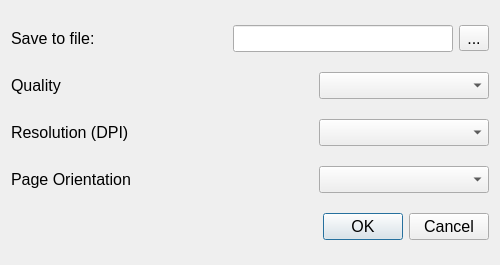
<?xml version="1.0" encoding="UTF-8"?>
<ui version="4.0">
 <class>DialogExportPDF</class>
 <widget class="QDialog" name="DialogExportPDF">
  <property name="geometry">
   <rect>
    <x>0</x>
    <y>0</y>
    <width>500</width>
    <height>265</height>
   </rect>
  </property>
  <property name="minimumSize">
   <size>
    <width>500</width>
    <height>220</height>
   </size>
  </property>
  <property name="maximumSize">
   <size>
    <width>700</width>
    <height>500</height>
   </size>
  </property>
  <property name="windowTitle">
   <string>Export to PDF</string>
  </property>
  <layout class="QGridLayout" name="gridLayout">
   <item row="3" column="0">
    <layout class="QHBoxLayout" name="horizontalLayout_24">
     <item>
      <widget class="QLabel" name="label_23">
       <property name="font">
        <font>
         <pointsize>12</pointsize>
        </font>
       </property>
       <property name="text">
        <string>Page Orientation</string>
       </property>
      </widget>
     </item>
     <item>
      <spacer name="horizontalSpacer_23">
       <property name="font">
        <font>
         <family>DejaVu Sans</family>
         <pointsize>12</pointsize>
        </font>
       </property>
       <property name="orientation">
        <enum>Qt::Horizontal</enum>
       </property>
       <property name="sizeHint" stdset="0">
        <size>
         <width>98</width>
         <height>20</height>
        </size>
       </property>
      </spacer>
     </item>
     <item>
      <widget class="QComboBox" name="orientationSelect">
       <property name="sizePolicy">
        <sizepolicy hsizetype="Fixed" vsizetype="Fixed">
         <horstretch>0</horstretch>
         <verstretch>0</verstretch>
        </sizepolicy>
       </property>
       <property name="minimumSize">
        <size>
         <width>170</width>
         <height>0</height>
        </size>
       </property>
       <property name="font">
        <font>
         <pointsize>12</pointsize>
        </font>
       </property>
       <property name="toolTip">
        <string>&lt;!DOCTYPE HTML PUBLIC &quot;-//W3C//DTD HTML 4.0//EN&quot; &quot;http://www.w3.org/TR/REC-html40/strict.dtd&quot;&gt;
&lt;html&gt;&lt;head&gt;&lt;meta name=&quot;qrichtext&quot; content=&quot;1&quot; /&gt;&lt;style type=&quot;text/css&quot;&gt;
p, li { white-space: pre-wrap; }
&lt;/style&gt;&lt;/head&gt;&lt;body style=&quot; font-family:'Ubuntu'; font-size:11pt; font-weight:400; font-style:normal;&quot;&gt;
&lt;p style=&quot; margin-top:0px; margin-bottom:0px; margin-left:0px; margin-right:0px; -qt-block-indent:0; text-indent:0px;&quot;&gt;&lt;span style=&quot; font-family:'Sans Serif'; font-size:10pt; font-weight:600;&quot;&gt;Page Orientation&lt;/span&gt;&lt;/p&gt;
&lt;p style=&quot;-qt-paragraph-type:empty; margin-top:0px; margin-bottom:0px; margin-left:0px; margin-right:0px; -qt-block-indent:0; text-indent:0px; font-family:'Sans Serif'; font-size:10pt;&quot;&gt;&lt;br /&gt;&lt;/p&gt;
&lt;p style=&quot; margin-top:0px; margin-bottom:0px; margin-left:0px; margin-right:0px; -qt-block-indent:0; text-indent:0px;&quot;&gt;&lt;span style=&quot; font-family:'Sans Serif'; font-size:10pt;&quot;&gt;Select the page orientation in the PDF: Portrait or landscape. &lt;/span&gt;&lt;/p&gt;&lt;/body&gt;&lt;/html&gt;</string>
       </property>
      </widget>
     </item>
    </layout>
   </item>
   <item row="0" column="0">
    <layout class="QHBoxLayout" name="horizontalLayout">
     <item>
      <widget class="QLabel" name="label">
       <property name="font">
        <font>
         <pointsize>12</pointsize>
        </font>
       </property>
       <property name="text">
        <string>Save to file:</string>
       </property>
      </widget>
     </item>
     <item>
      <spacer name="horizontalSpacer">
       <property name="font">
        <font>
         <pointsize>12</pointsize>
        </font>
       </property>
       <property name="orientation">
        <enum>Qt::Horizontal</enum>
       </property>
       <property name="sizeHint" stdset="0">
        <size>
         <width>48</width>
         <height>20</height>
        </size>
       </property>
      </spacer>
     </item>
     <item>
      <widget class="QLineEdit" name="fileEdit">
       <property name="minimumSize">
        <size>
         <width>220</width>
         <height>0</height>
        </size>
       </property>
       <property name="font">
        <font>
         <pointsize>12</pointsize>
        </font>
       </property>
       <property name="toolTip">
        <string>&lt;html&gt;&lt;head/&gt;&lt;body&gt;&lt;p&gt;&lt;span style=&quot; font-weight:600;&quot;&gt;PDF filename&lt;/span&gt;&lt;/p&gt;&lt;p&gt;The path and the filename of the PDF. &lt;/p&gt;&lt;p&gt;Click the button on the right to select a new filename.&lt;/p&gt;&lt;p&gt;&lt;br/&gt;&lt;/p&gt;&lt;/body&gt;&lt;/html&gt;</string>
       </property>
       <property name="whatsThis">
        <string>&lt;html&gt;&lt;head/&gt;&lt;body&gt;&lt;p&gt;&lt;span style=&quot; font-weight:600;&quot;&gt;PDF filename&lt;/span&gt;&lt;/p&gt;&lt;p&gt;The path and the filename of the PDF. &lt;/p&gt;&lt;p&gt;Click the button on the right to select a new filename.&lt;/p&gt;&lt;p&gt;&lt;br/&gt;&lt;/p&gt;&lt;/body&gt;&lt;/html&gt;</string>
       </property>
      </widget>
     </item>
     <item>
      <widget class="QToolButton" name="fileDirSelectButton">
       <property name="font">
        <font>
         <pointsize>12</pointsize>
        </font>
       </property>
       <property name="cursor">
        <cursorShape>PointingHandCursor</cursorShape>
       </property>
       <property name="toolTip">
        <string>&lt;html&gt;&lt;head/&gt;&lt;body&gt;&lt;p&gt;&lt;span style=&quot; font-size:10pt; font-weight:600;&quot;&gt;PDF filename&lt;/span&gt;&lt;/p&gt;&lt;p&gt;&lt;span style=&quot; font-size:10pt;&quot;&gt;Click this button to select the path and the filename of the PDF. &lt;br/&gt;&lt;/span&gt;&lt;/p&gt;&lt;/body&gt;&lt;/html&gt;</string>
       </property>
       <property name="whatsThis">
        <string>&lt;html&gt;&lt;head/&gt;&lt;body&gt;&lt;p&gt;&lt;span style=&quot; font-weight:600;&quot;&gt;PDF filename&lt;/span&gt;&lt;/p&gt;&lt;p&gt;Click this button to select the path and the filename of the PDF. &lt;/p&gt;&lt;p&gt;&lt;br/&gt;&lt;/p&gt;&lt;p&gt;&lt;br/&gt;&lt;/p&gt;&lt;/body&gt;&lt;/html&gt;</string>
       </property>
       <property name="text">
        <string>...</string>
       </property>
      </widget>
     </item>
    </layout>
   </item>
   <item row="1" column="0">
    <layout class="QHBoxLayout" name="horizontalLayout_25">
     <item>
      <widget class="QLabel" name="label_24">
       <property name="font">
        <font>
         <pointsize>12</pointsize>
        </font>
       </property>
       <property name="text">
        <string>Quality</string>
       </property>
      </widget>
     </item>
     <item>
      <spacer name="horizontalSpacer_24">
       <property name="font">
        <font>
         <family>DejaVu Sans</family>
         <pointsize>12</pointsize>
        </font>
       </property>
       <property name="orientation">
        <enum>Qt::Horizontal</enum>
       </property>
       <property name="sizeHint" stdset="0">
        <size>
         <width>98</width>
         <height>20</height>
        </size>
       </property>
      </spacer>
     </item>
     <item>
      <widget class="QComboBox" name="qualitySelect">
       <property name="sizePolicy">
        <sizepolicy hsizetype="Fixed" vsizetype="Fixed">
         <horstretch>0</horstretch>
         <verstretch>0</verstretch>
        </sizepolicy>
       </property>
       <property name="minimumSize">
        <size>
         <width>170</width>
         <height>0</height>
        </size>
       </property>
       <property name="font">
        <font>
         <pointsize>12</pointsize>
        </font>
       </property>
       <property name="toolTip">
        <string>&lt;!DOCTYPE HTML PUBLIC &quot;-//W3C//DTD HTML 4.0//EN&quot; &quot;http://www.w3.org/TR/REC-html40/strict.dtd&quot;&gt;
&lt;html&gt;&lt;head&gt;&lt;meta name=&quot;qrichtext&quot; content=&quot;1&quot; /&gt;&lt;style type=&quot;text/css&quot;&gt;
p, li { white-space: pre-wrap; }
&lt;/style&gt;&lt;/head&gt;&lt;body style=&quot; font-family:'Ubuntu'; font-size:11pt; font-weight:400; font-style:normal;&quot;&gt;
&lt;p style=&quot; margin-top:0px; margin-bottom:0px; margin-left:0px; margin-right:0px; -qt-block-indent:0; text-indent:0px;&quot;&gt;&lt;span style=&quot; font-family:'Sans Serif'; font-size:10pt; font-weight:600;&quot;&gt;PDF Quality&lt;/span&gt;&lt;/p&gt;
&lt;p style=&quot;-qt-paragraph-type:empty; margin-top:0px; margin-bottom:0px; margin-left:0px; margin-right:0px; -qt-block-indent:0; text-indent:0px; font-family:'Sans Serif'; font-size:10pt;&quot;&gt;&lt;br /&gt;&lt;/p&gt;
&lt;p style=&quot; margin-top:0px; margin-bottom:0px; margin-left:0px; margin-right:0px; -qt-block-indent:0; text-indent:0px;&quot;&gt;&lt;span style=&quot; font-family:'Sans Serif'; font-size:10pt;&quot;&gt;Select the quality of the PDF. &lt;/span&gt;&lt;/p&gt;
&lt;p style=&quot;-qt-paragraph-type:empty; margin-top:0px; margin-bottom:0px; margin-left:0px; margin-right:0px; -qt-block-indent:0; text-indent:0px; font-family:'Sans Serif'; font-size:10pt;&quot;&gt;&lt;br /&gt;&lt;/p&gt;
&lt;p style=&quot; margin-top:0px; margin-bottom:0px; margin-left:0px; margin-right:0px; -qt-block-indent:0; text-indent:0px;&quot;&gt;&lt;span style=&quot; font-family:'Sans Serif'; font-size:10pt;&quot;&gt;The default value is Screen, which results in a PDF exactly like what you see on the application canvas.&lt;/span&gt;&lt;/p&gt;
&lt;p style=&quot;-qt-paragraph-type:empty; margin-top:0px; margin-bottom:0px; margin-left:0px; margin-right:0px; -qt-block-indent:0; text-indent:0px; font-family:'Sans Serif'; font-size:10pt;&quot;&gt;&lt;br /&gt;&lt;/p&gt;
&lt;p style=&quot; margin-top:0px; margin-bottom:0px; margin-left:0px; margin-right:0px; -qt-block-indent:0; text-indent:0px;&quot;&gt;&lt;span style=&quot; font-family:'Sans Serif'; font-size:10pt; text-decoration: underline;&quot;&gt;Screen&lt;/span&gt;&lt;/p&gt;
&lt;p style=&quot;-qt-paragraph-type:empty; margin-top:0px; margin-bottom:0px; margin-left:0px; margin-right:0px; -qt-block-indent:0; text-indent:0px; font-family:'Sans Serif'; font-size:10pt; font-weight:600;&quot;&gt;&lt;br /&gt;&lt;/p&gt;
&lt;p style=&quot; margin-top:0px; margin-bottom:0px; margin-left:0px; margin-right:0px; -qt-block-indent:0; text-indent:0px;&quot;&gt;&lt;span style=&quot; font-family:'Sans Serif'; font-size:10pt;&quot;&gt;Sets the resolution of the print device to the screen resolution. This has the big advantage that the results obtained when painting on the printer will match more or less exactly the visible output on the screen. It is the easiest to use, as font metrics on the screen and on the printer are the same. This is the default value.&lt;/span&gt;&lt;/p&gt;
&lt;p style=&quot;-qt-paragraph-type:empty; margin-top:0px; margin-bottom:0px; margin-left:0px; margin-right:0px; -qt-block-indent:0; text-indent:0px; font-family:'Sans Serif'; font-size:10pt;&quot;&gt;&lt;br /&gt;&lt;/p&gt;
&lt;p style=&quot; margin-top:0px; margin-bottom:0px; margin-left:0px; margin-right:0px; -qt-block-indent:0; text-indent:0px;&quot;&gt;&lt;span style=&quot; font-family:'Sans Serif'; font-size:10pt; text-decoration: underline;&quot;&gt;Print&lt;/span&gt;&lt;/p&gt;
&lt;p style=&quot;-qt-paragraph-type:empty; margin-top:0px; margin-bottom:0px; margin-left:0px; margin-right:0px; -qt-block-indent:0; text-indent:0px; font-family:'Sans Serif'; font-size:10pt;&quot;&gt;&lt;br /&gt;&lt;/p&gt;
&lt;p style=&quot; margin-top:0px; margin-bottom:0px; margin-left:0px; margin-right:0px; -qt-block-indent:0; text-indent:0px;&quot;&gt;&lt;span style=&quot; font-family:'Sans Serif'; font-size:10pt;&quot;&gt;On Windows, sets the printer resolution to that defined for the printer in use. For PDF printing, sets the resolution of the PDF driver to 1200 dpi.&lt;/span&gt;&lt;/p&gt;
&lt;p style=&quot;-qt-paragraph-type:empty; margin-top:0px; margin-bottom:0px; margin-left:0px; margin-right:0px; -qt-block-indent:0; text-indent:0px; font-family:'Sans Serif'; font-size:10pt;&quot;&gt;&lt;br /&gt;&lt;/p&gt;&lt;/body&gt;&lt;/html&gt;</string>
       </property>
      </widget>
     </item>
    </layout>
   </item>
   <item row="4" column="0">
    <widget class="QDialogButtonBox" name="buttonBox">
     <property name="font">
      <font>
       <pointsize>12</pointsize>
      </font>
     </property>
     <property name="orientation">
      <enum>Qt::Horizontal</enum>
     </property>
     <property name="standardButtons">
      <set>QDialogButtonBox::Cancel|QDialogButtonBox::Ok</set>
     </property>
    </widget>
   </item>
   <item row="2" column="0">
    <layout class="QHBoxLayout" name="horizontalLayout_22">
     <item>
      <widget class="QLabel" name="label_21">
       <property name="font">
        <font>
         <pointsize>12</pointsize>
        </font>
       </property>
       <property name="text">
        <string>Resolution (DPI)</string>
       </property>
      </widget>
     </item>
     <item>
      <spacer name="horizontalSpacer_21">
       <property name="font">
        <font>
         <family>DejaVu Sans</family>
         <pointsize>12</pointsize>
        </font>
       </property>
       <property name="orientation">
        <enum>Qt::Horizontal</enum>
       </property>
       <property name="sizeHint" stdset="0">
        <size>
         <width>98</width>
         <height>20</height>
        </size>
       </property>
      </spacer>
     </item>
     <item>
      <widget class="QComboBox" name="resolutionSelect">
       <property name="sizePolicy">
        <sizepolicy hsizetype="Fixed" vsizetype="Fixed">
         <horstretch>0</horstretch>
         <verstretch>0</verstretch>
        </sizepolicy>
       </property>
       <property name="minimumSize">
        <size>
         <width>170</width>
         <height>0</height>
        </size>
       </property>
       <property name="font">
        <font>
         <pointsize>12</pointsize>
        </font>
       </property>
       <property name="toolTip">
        <string>&lt;!DOCTYPE HTML PUBLIC &quot;-//W3C//DTD HTML 4.0//EN&quot; &quot;http://www.w3.org/TR/REC-html40/strict.dtd&quot;&gt;
&lt;html&gt;&lt;head&gt;&lt;meta name=&quot;qrichtext&quot; content=&quot;1&quot; /&gt;&lt;style type=&quot;text/css&quot;&gt;
p, li { white-space: pre-wrap; }
&lt;/style&gt;&lt;/head&gt;&lt;body style=&quot; font-family:'Ubuntu'; font-size:11pt; font-weight:400; font-style:normal;&quot;&gt;
&lt;p style=&quot; margin-top:0px; margin-bottom:0px; margin-left:0px; margin-right:0px; -qt-block-indent:0; text-indent:0px;&quot;&gt;&lt;span style=&quot; font-family:'Sans Serif'; font-size:10pt; font-weight:600;&quot;&gt;DPI&lt;/span&gt;&lt;/p&gt;
&lt;p style=&quot;-qt-paragraph-type:empty; margin-top:0px; margin-bottom:0px; margin-left:0px; margin-right:0px; -qt-block-indent:0; text-indent:0px; font-family:'Sans Serif'; font-size:10pt;&quot;&gt;&lt;br /&gt;&lt;/p&gt;
&lt;p style=&quot; margin-top:0px; margin-bottom:0px; margin-left:0px; margin-right:0px; -qt-block-indent:0; text-indent:0px;&quot;&gt;&lt;span style=&quot; font-family:'Sans Serif'; font-size:10pt;&quot;&gt;Select the PDF resolution in DPI.&lt;/span&gt;&lt;/p&gt;
&lt;p style=&quot;-qt-paragraph-type:empty; margin-top:0px; margin-bottom:0px; margin-left:0px; margin-right:0px; -qt-block-indent:0; text-indent:0px; font-family:'Sans Serif'; font-size:10pt;&quot;&gt;&lt;br /&gt;&lt;/p&gt;
&lt;p style=&quot; margin-top:0px; margin-bottom:0px; margin-left:0px; margin-right:0px; -qt-block-indent:0; text-indent:0px;&quot;&gt;&lt;span style=&quot; font-family:'Sans Serif'; font-size:10pt;&quot;&gt;The default value is 75, to match screen resolution.&lt;/span&gt;&lt;/p&gt;
&lt;p style=&quot;-qt-paragraph-type:empty; margin-top:0px; margin-bottom:0px; margin-left:0px; margin-right:0px; -qt-block-indent:0; text-indent:0px; font-family:'Sans Serif'; font-size:10pt;&quot;&gt;&lt;br /&gt;&lt;/p&gt;&lt;/body&gt;&lt;/html&gt;</string>
       </property>
      </widget>
     </item>
    </layout>
   </item>
  </layout>
 </widget>
 <resources/>
 <connections>
  <connection>
   <sender>buttonBox</sender>
   <signal>accepted()</signal>
   <receiver>DialogExportPDF</receiver>
   <slot>accept()</slot>
   <hints>
    <hint type="sourcelabel">
     <x>248</x>
     <y>254</y>
    </hint>
    <hint type="destinationlabel">
     <x>157</x>
     <y>274</y>
    </hint>
   </hints>
  </connection>
  <connection>
   <sender>buttonBox</sender>
   <signal>rejected()</signal>
   <receiver>DialogExportPDF</receiver>
   <slot>reject()</slot>
   <hints>
    <hint type="sourcelabel">
     <x>316</x>
     <y>260</y>
    </hint>
    <hint type="destinationlabel">
     <x>286</x>
     <y>274</y>
    </hint>
   </hints>
  </connection>
 </connections>
</ui>
